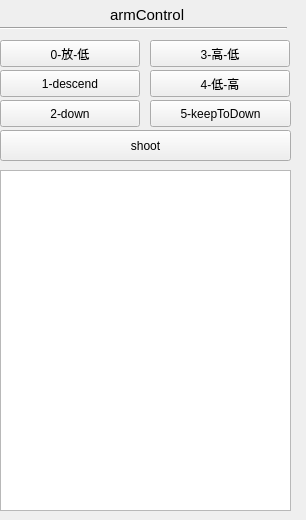
      <widget class="QWidget" name="armControl" native="true">
       <widget class="QPushButton" name="descend">
        <property name="geometry">
         <rect>
          <x>0</x>
          <y>70</y>
          <width>140</width>
          <height>27</height>
         </rect>
        </property>
        <property name="text">
         <string>1-descend</string>
        </property>
       </widget>
       <widget class="QPushButton" name="raise">
        <property name="geometry">
         <rect>
          <x>0</x>
          <y>40</y>
          <width>140</width>
          <height>27</height>
         </rect>
        </property>
        <property name="text">
         <string>0-放-低</string>
        </property>
       </widget>
       <widget class="QLabel" name="armControlLable">
        <property name="geometry">
         <rect>
          <x>110</x>
          <y>5</y>
          <width>81</width>
          <height>20</height>
         </rect>
        </property>
        <property name="font">
         <font>
          <pointsize>11</pointsize>
         </font>
        </property>
        <property name="text">
         <string>armControl</string>
        </property>
       </widget>
       <widget class="QPushButton" name="shoot">
        <property name="geometry">
         <rect>
          <x>0</x>
          <y>130</y>
          <width>291</width>
          <height>31</height>
         </rect>
        </property>
        <property name="text">
         <string>shoot</string>
        </property>
       </widget>
       <widget class="Line" name="armControlLine">
        <property name="geometry">
         <rect>
          <x>-10</x>
          <y>20</y>
          <width>297</width>
          <height>16</height>
         </rect>
        </property>
        <property name="orientation">
         <enum>Qt::Horizontal</enum>
        </property>
       </widget>
       <widget class="QPushButton" name="down">
        <property name="geometry">
         <rect>
          <x>0</x>
          <y>100</y>
          <width>140</width>
          <height>27</height>
         </rect>
        </property>
        <property name="text">
         <string>2-down</string>
        </property>
       </widget>
       <widget class="QPushButton" name="tackles">
        <property name="geometry">
         <rect>
          <x>150</x>
          <y>40</y>
          <width>140</width>
          <height>27</height>
         </rect>
        </property>
        <property name="text">
         <string>3-高-低</string>
        </property>
       </widget>
       <widget class="QPushButton" name="downToUp">
        <property name="geometry">
         <rect>
          <x>150</x>
          <y>70</y>
          <width>140</width>
          <height>27</height>
         </rect>
        </property>
        <property name="text">
         <string>4-低-高</string>
        </property>
       </widget>
       <widget class="QPushButton" name="keepToDown">
        <property name="geometry">
         <rect>
          <x>150</x>
          <y>100</y>
          <width>141</width>
          <height>27</height>
         </rect>
        </property>
        <property name="text">
         <string>5-keepToDown</string>
        </property>
       </widget>
       <widget class="QTextBrowser" name="textStatus">
        <property name="geometry">
         <rect>
          <x>0</x>
          <y>170</y>
          <width>291</width>
          <height>341</height>
         </rect>
        </property>
       </widget>
      </widget>
